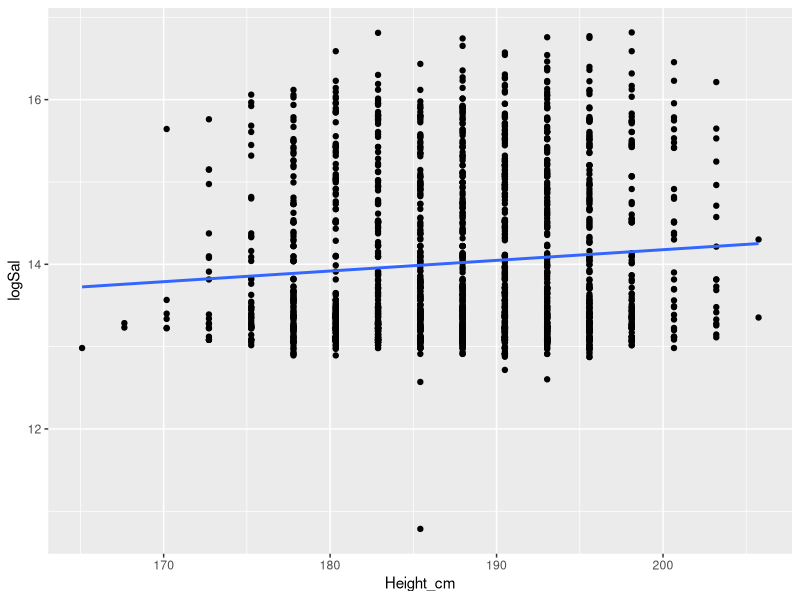
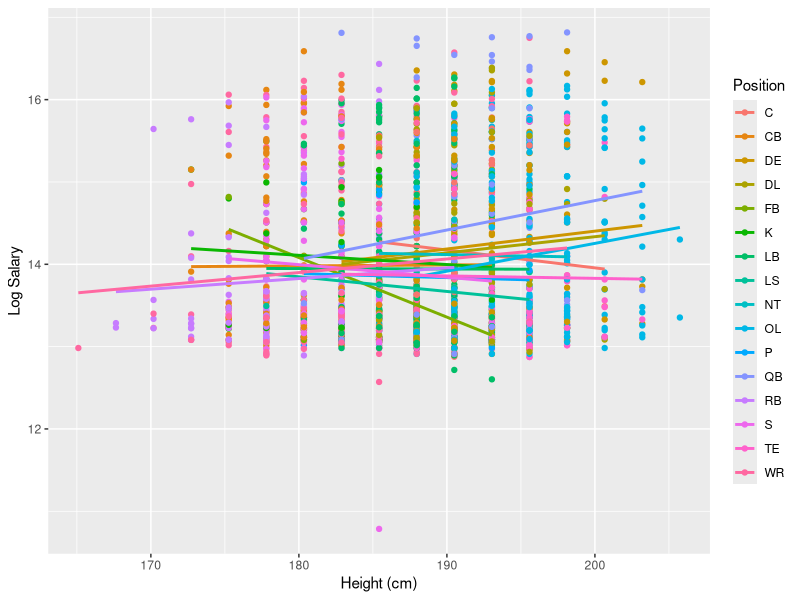
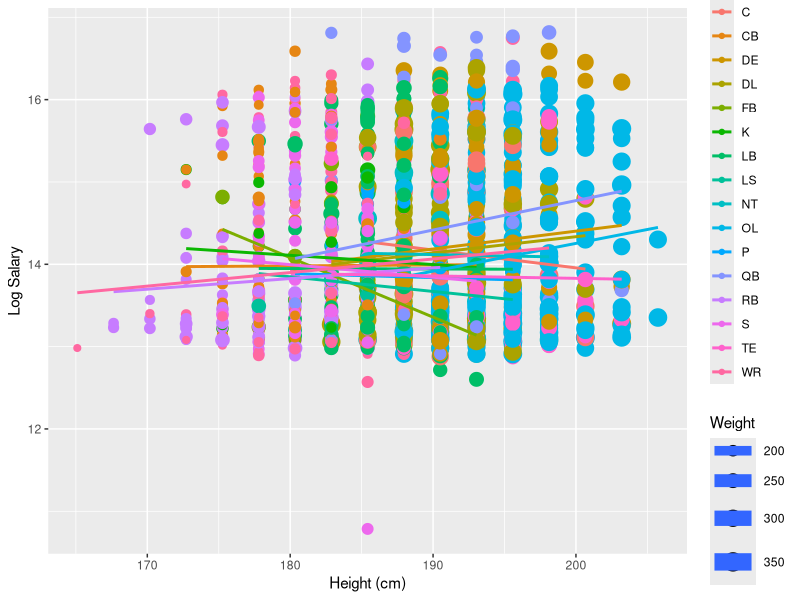
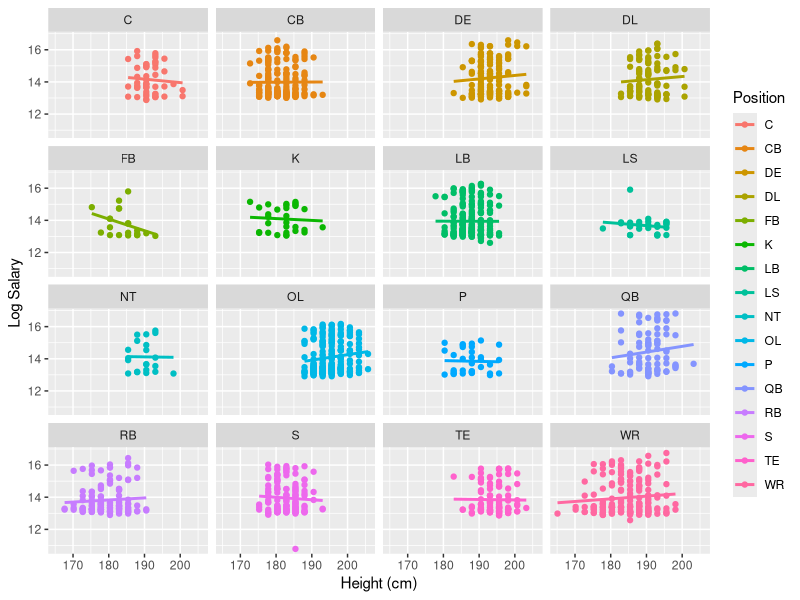

Reproduce these figures in R, in order.
## ---- chunk 1
library( tidyverse )
library(dplyr)
library(tidyr)
knitr::opts_chunk$set(echo = TRUE)

#Read in the data, note that we define several values in the original dataset as NA
nfl <- read_csv( "data/NFL-Census-Data-9.2.2013_clean.csv", 
                 na = c("NA","N/A","", "n/a", "#VALUE!") )
head (nfl)
## ---- chunk 2
# some code

max(nfl$Salary, na.rm = TRUE)
min(nfl$Salary, na.rm = TRUE)
# 2. Print the college and state for the five best paid players of the San Francisco 49ers

## ---- chunk 3
clean.dat <- nfl %>% 
    filter( !is.na( Salary ) )
clean.dat %>%
    group_by( Position ) %>%
    summarise( mean_salary = mean( Salary ), number_of_players = n() ) %>%
    arrange( desc( mean_salary ) )
    
## ---- chunk 4
# some code
clean.dat <- nfl %>% 
    filter( !is.na( Salary ) )
clean.dat <- clean.dat %>%
    mutate( logSal = log( Salary ) )

# I couldn't generate a plot with a line, so I asked ChatGPT why that was happening... and it suggested investigating if Height and logSal are numeric. Height is a string. So now I have to convert it to numeric.
# clean.dat$Height <- as.numeric(clean.dat$Height)

# the line above actually didn't convert the height to numeric, so I'll convert it from feet and inches to centimeters. I asked ChatGPT how to do that, and it suggested using separate() to split the height into feet and inches, and then doing some math to convert it to centimeters.

clean.dat2 <- clean.dat %>% 
  mutate(Height_clean = gsub('"', "", Height)) %>% 
  separate(Height_clean, into = c("feet", "inches"), sep = "'", convert = TRUE) %>%
  mutate(feet = as.numeric(feet), inches = as.numeric(inches)) %>%
  mutate(Height_cm = (feet * 12 + inches) * 2.54)


head(clean.dat2)

# I got a warning saying ! NAs introduced by coercion, so I filtered the NA info from Height_cm.


clean.dat2 <- clean.dat2 %>% 
    filter( !is.na( Height_cm ) )

# finally generate the plot again, and see if there's a relationship between height and log salary.

ggplot( clean.dat2, mapping = aes( x = Height_cm, y = logSal ) ) +
    geom_point() +
    geom_smooth( method = "lm", se = FALSE) 

# visually there's a slight positive relationship between height and log salary, but let's see what the regression says and if there's a statistically significant relationship.

model <- lm( logSal ~ Height_cm, data = clean.dat2 )
summary( model )

# the coefficient for Height_cm is positive, which suggests that taller players tend to have higher log salaries. The p-value for the coefficient is less than 0.05, which suggests that the relationship is statistically significant. However, the R-squared value is quite low, which suggests that height alone does not explain much of the variation in log salary. Should we interpret the Confidence Interval as well?


# not sure how to do this:
exp( coef( model ) )


## ---- chunk 5
# some code
model_2 <- lm( logSal ~ Height_cm + Position, data = clean.dat2 )
summary( model_2 )


# when adding Position to the model as a control model, the coefficient for Height_cm is still positive but statistically insignificant (p-value above the threshold of 0.05), but the R-squared value has increased, which suggests that including Position in the model helps to explain more of the variation in log salary. This indicates that player position is an important factor in determining salary, and that height alone does not fully capture the differences in salary among players.


# I'd like to know which position is the reference category in the model, so I can interpret the coefficients for the other positions. To find out, I can check the levels of the Position variable.

## ---- chunk 6
# some code
# I already cleaned up the height in the previous question, so I can just use the clean.dat2 and Height_cm dataset to calculate the mean weight and height for each position. 
clean.dat2 %>%
  group_by( Position ) %>%
  summarise( mean_weight = mean(Weight, na.rm = TRUE ), 
             mean_height_cm = mean( Height_cm, na.rm = TRUE ) ) %>%
  arrange( desc( mean_height_cm ) )

## ---- chunk 7
# You pick the variables.  What would be interesting?
ggplot( clean.dat2, mapping = aes( x = Height_cm, y = logSal, color = Position ) ) +
    geom_point() +
    geom_smooth( method = "lm", se = FALSE) +
    labs( x = "Height (cm)", y = "Log Salary", color = "Position" )


# your code goes here
## ---- chunk 8
# some code
ggplot( clean.dat2, mapping = aes( x = Height_cm, y = logSal, color = Position, size = Weight ) ) +
    geom_point() +
    geom_smooth( method = "lm", se = FALSE) +
    labs( x = "Height (cm)", y = "Log Salary", color = "Position" )


# I know this is awful! haha we should choose better ways to code the variables.
## ---- chunk 9
# some code
# to be improved, I just wanted to know the possibilities with facet_wrap

ggplot( clean.dat2, mapping = aes( x = Height_cm, y = logSal, color = Position ) ) +
    geom_point() +
    geom_smooth( method = "lm", se = FALSE) +
    labs( x = "Height (cm)", y = "Log Salary", color = "Position" ) +
    facet_wrap( ~ Position )
## ---- chunk 10
# some code
## ---- chunk 11
# some code
## ---- chunk 12
# some code
## ---- chunk 13
# some code
## ---- chunk 14
# some code
